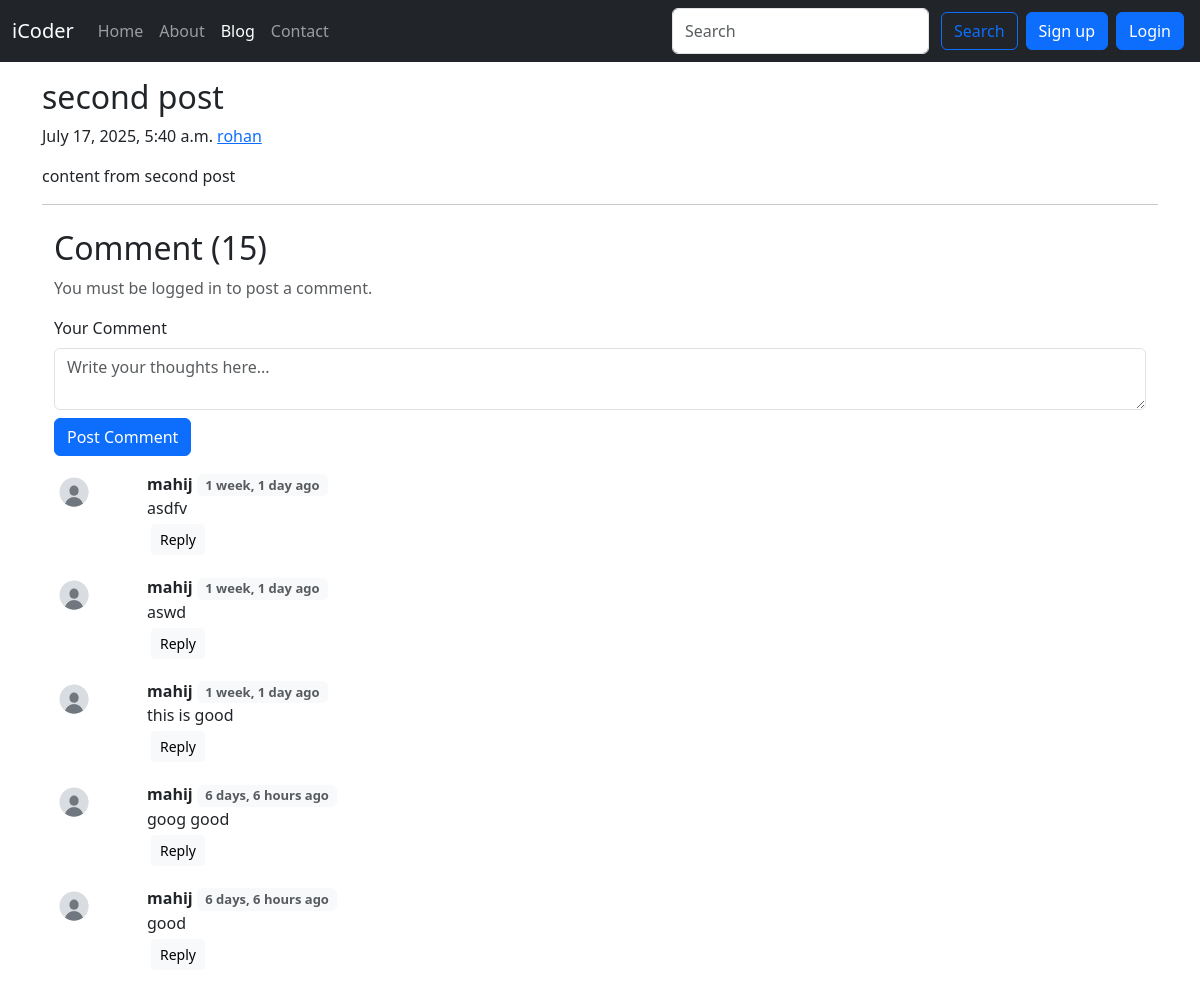
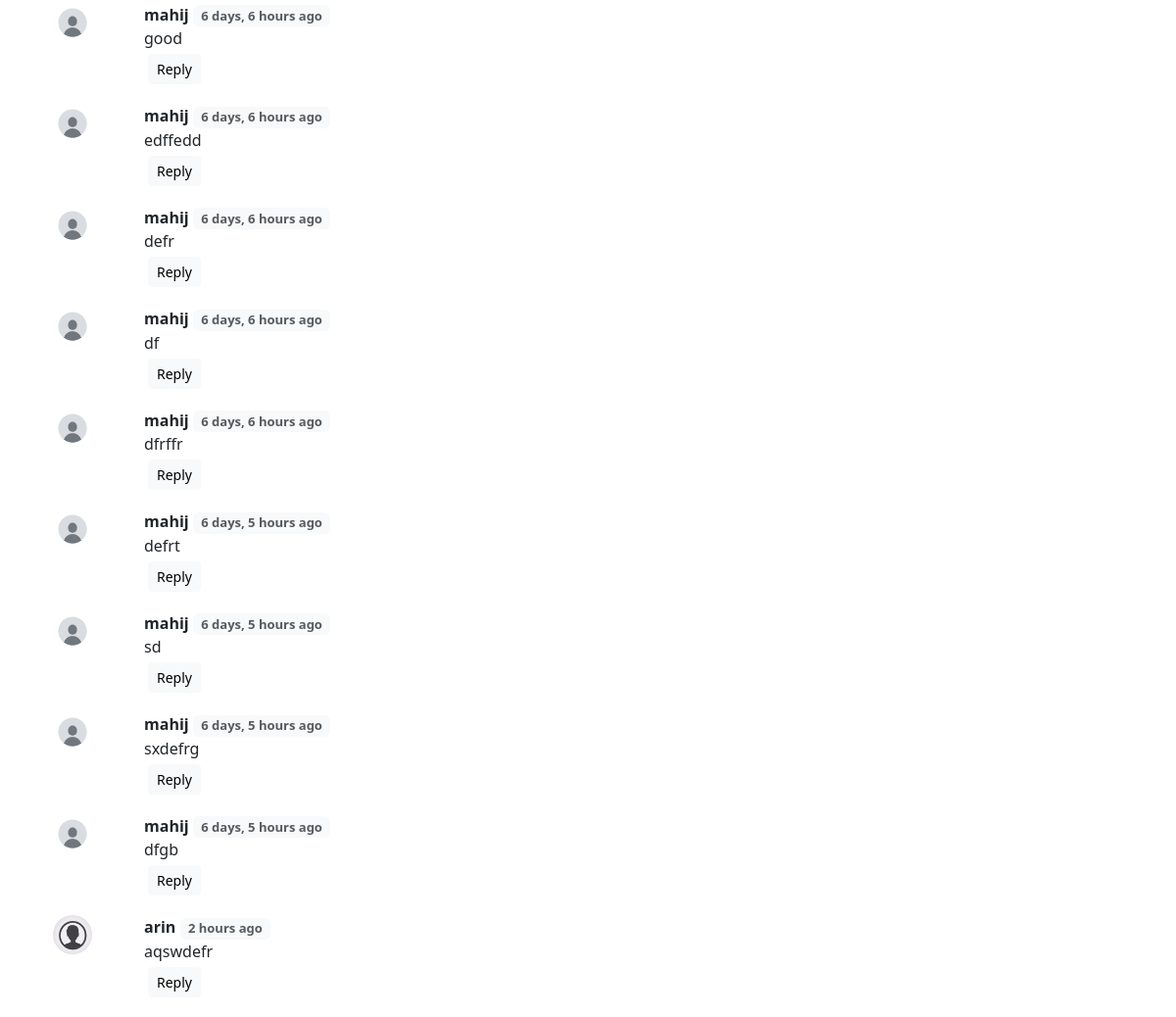
The page /blog/second_post on the database as committed earlier (2 pictures, top to bottom).
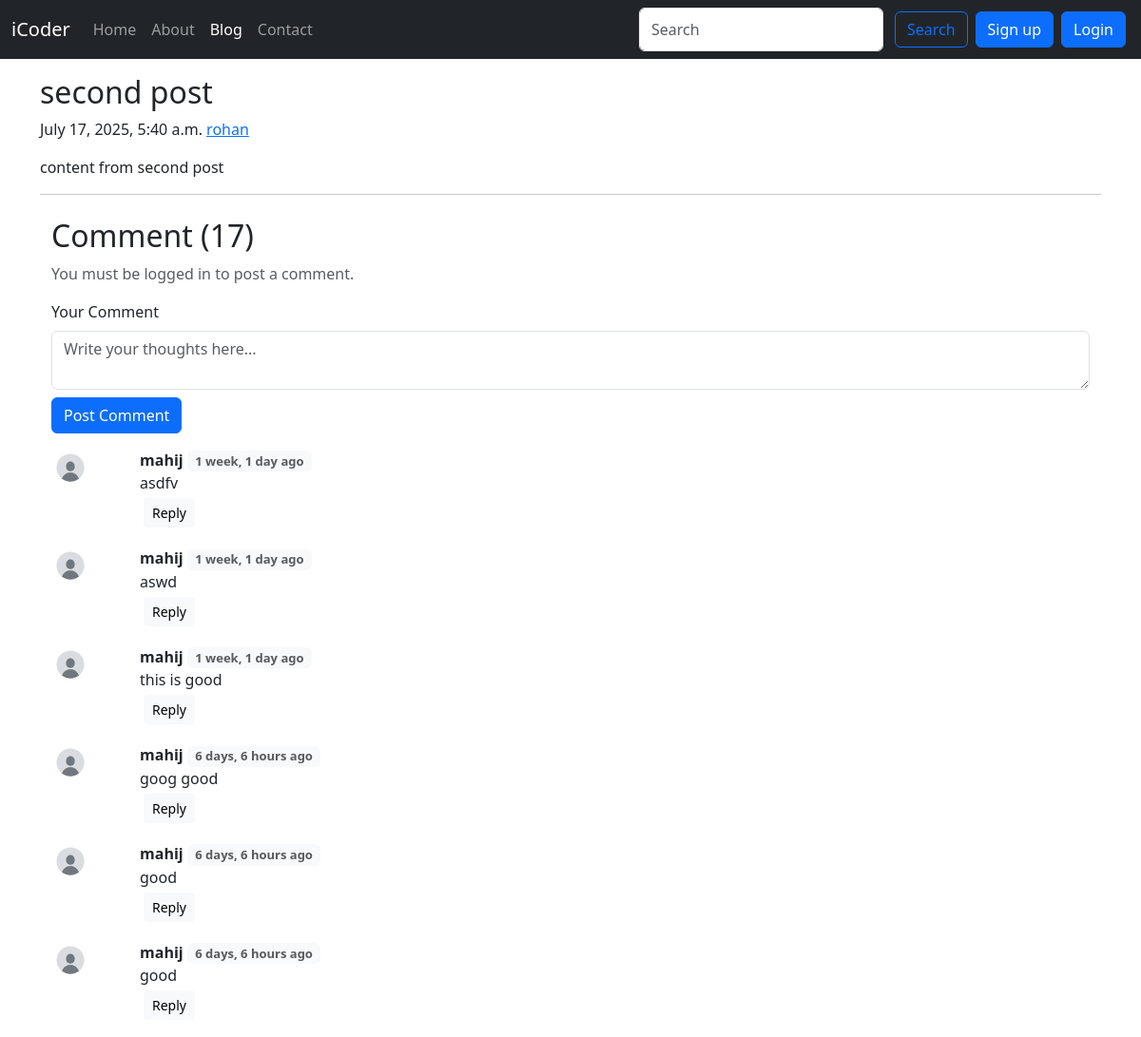
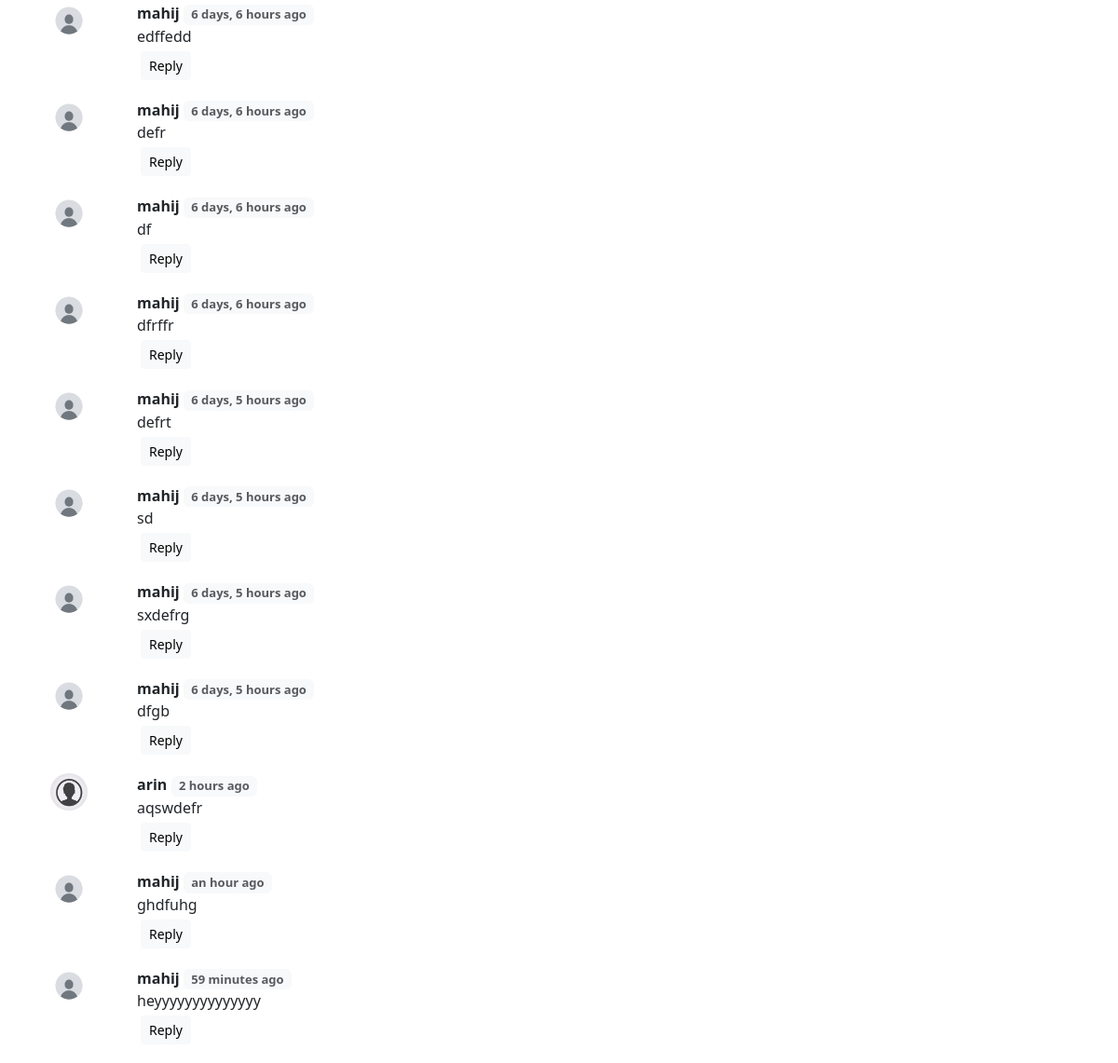
The same page on the database as committed later (2 pictures, top to bottom).
### blog/models.py (models this page shows, shortened)
class Post(models.Model):
    sno = models.AutoField(primary_key=True)
    title = models.CharField(max_length=255)
    content = models.TextField()
    author = models.CharField(max_length=13)
    slug = models.CharField(max_length=130, default="")
    timeStamp = models.DateTimeField(blank=True)

class BlogComment(models.Model):
        sno = models.AutoField(primary_key= True)
        comment = models.TextField()
        user = models.ForeignKey(User, on_delete=models.CASCADE)
        post = models.ForeignKey(Post, on_delete=models.CASCADE)
        parent = models.ForeignKey('self', on_delete=models.CASCADE, null=True, blank=True)
        timestamp = models.DateTimeField(default=now)

### home/models.py (models this page shows, shortened)
class UserProfile(models.Model):
    user = models.OneToOneField(User, on_delete=models.CASCADE)
    phone = models.CharField(max_length=15)
    address = models.TextField()
    dob = models.DateField(null=True, blank=True)
    profile_pic = models.ImageField(upload_to='profile_pics/',blank=True, null=True)

### blog/views.py (the view)
# urls.py: path('<str:slug>', views.blogpost, name='blogpost'),
def blogpost(request, slug):
    post = Post.objects.filter(slug=slug).first()
    comments = BlogComment.objects.filter(post=post, parent=None)
    replies = BlogComment.objects.filter(post=post).exclude(parent=None)
    replyDict = {}
    for reply in replies:
        if reply.sno not in replyDict.keys():
            replyDict[reply.parent.sno] = [reply]
        else:
            replyDict[reply.parent.sno].append(reply)
    context = {
        'post': post,
        'comments': comments,
        'replyDict': replyDict,
        'user': request.user,
        'count': BlogComment.objects.filter(post=post).count()
    }
    return render(request, 'blog/blogpost.html', context)

### blog/templatetags/extras.py (called while the page is built)
@register.filter
def get_profile_pic(user):
    try:
        return user.userprofile.profile_pic.url
    except:
        return '/media/profile_pics/default_user.png'  # fallback

@register.filter
def get_item(dictionary, key):
    if dictionary is None:
        return None
    return dictionary.get(key)

### templates/blog/blogpost.html (shortened to what this page needs)
{% extends 'base.html' %}{% load static %}{% load humanize %}{% load extras %}
{% block blogactive %} active {% endblock blogactive %} {% block body %}
{% load static %}
{% load humanize %}
{% load extras %}
<div class="container my-3">
  <div class="blog-post">
    <h2 class="blog-post-title">{{post.title|safe}}</h2>
    <p class="blog-post-meta">
      {{post.timeStamp}} <a href="/about">{{post.author}}</a>
    </p>
    <p>{{post.content|safe}}</p>
    <hr />
  </div>
  <div class="container">
    <h2 class="mt-4">Comment ({{ comments|length }})</h2>
    <div class="my-2">
      {% if user.is_anonymous %}
      <p class="text-muted">You must be logged in to post a comment.</p>
      {% else %}
      <form method="post" action="{% url 'handle_comment' %}">
      </form>
      {% endif %}
      <form action="{% url 'handle_comment' %}" method="post" class="mt-3">
        <div class="mb-2">
          <label for="commentTextarea" class="form-label">Your Comment</label>
          <textarea
            class="form-control"
            id="commentTextarea"
            name="Comment"
            rows="2"
            placeholder="Write your thoughts here..."
            required
          ></textarea>
        </div>
        <button type="submit" class="btn btn-primary">Post Comment</button>
      </form>
      {% for comment in comments %}
      <div class="row my-3">
        <div class="col-md-1">
           <img src="{{ comment.user|get_profile_pic }}" alt="User Pic" height="40" width="40" style="border-radius: 50%;">
        </div>
        <div class="col-md-11">
          <b>{{comment.user.username}}</b>
          <span class="text-muted badge text-bg-light" style="font-size: small"
            >{{ comment.timestamp|naturaltime }}</span
          >
          <div>{{comment.comment}}</div>
          <div class="reply mx-0">
            <button
              class="btn btn-sm btn-light m-1"
              type="button"
              data-bs-toggle="collapse"
              data-bs-target="#replybox{{ comment.sno }}"
              aria-expanded="false"
              aria-controls="replybox{{ comment.sno }}"
            >
              Reply
            </button>
          </div>
        </div>
      </div>
      {% endfor %}
    </div>
  </div>
</div>
{% endblock body %}

### templates/base.html (shortened to what this page needs)
  <!doctype html>
  <html lang="en">
    <head>
      <link href="https://cdn.jsdelivr.net/npm/bootstrap@5.3.7/dist/css/bootstrap.min.css" rel="stylesheet">
    </head>
    <body>
{% load static %}
      <nav class="navbar navbar-expand-lg navbar-dark bg-dark">
          <div class="container-fluid">
            <a class="navbar-brand" href="/">iCoder</a>
            <div class="collapse navbar-collapse" id="navbarSupportedContent">
              <ul class="navbar-nav me-auto mb-2 mb-lg-0">
                <li class="nav-item">
                  <a class="nav-link {% block homeactive %} {% endblock homeactive %}" aria-current="page" href="/">Home
                  </a>
                </li>
                <li class="nav-item ">
                  <a class="nav-link {% block aboutactive %} {% endblock aboutactive %}" href="/about">About</a>
                </li>
                <li class="nav-item">
                  <a class="nav-link {% block blogactive %} {% endblock blogactive %}" href="/blog">Blog</a>
                </li>
                <li class="nav-item ">
                  <a class="nav-link {% block contactactive %} {% endblock contactactive %}" href="/contact">Contact</a>
                </li>
              </ul>
              <form method="get" action="/search/" class="d-flex" role="search">
                <input class="form-control me-2" type="text" name='query' id='query' placeholder="Search" aria-label="Search"/>
                <button class="btn btn-outline-primary m-1" type="submit">Search</button>
              </form>
            </div>
{% load static %}
    {% if user.is_authenticated %}
        <ul class="navbar-nav mr-2">
          <li class="nav-item dropdown">
           <a class="nav-link dropdown-toggle" href="#" role="button" data-bs-toggle="dropdown" aria-expanded="false">
                    {% csrf_token %}
                <img src="{% if user.profile.profile_pic %}{{ user.profile.profile_pic.url }}{% else %}/media/profile_pics/default_user.png{% endif %}"
                 alt="Profile" width="30" height="30" class="rounded-circle me-2">
                 Welcome {{ user.username }}
                </a>
            <ul class="dropdown-menu">
              <li><a class="dropdown-item" href="/logout">Logout</a></li>
            </ul>
          </li>
        </ul>
  {% else %}
    <button type="button" class="btn btn-primary m-1" data-bs-toggle="modal" data-bs-target="#signupmodal">
      Sign up
    </button>
    <button type="button" class="btn btn-primary m-1" data-bs-toggle="modal" data-bs-target="#loginmodal">
      Login
    </button>
{% endif %}
          </div>
        </nav>
        {% block body %}{% endblock body %}
      </body>
  </html>

Rows that differ between the two databases and show on the page:
added BlogComment: user.username "mahij", timestamp "an hour ago", comment "ghdfuhg"
added BlogComment: user.username "mahij", timestamp "59 minutes ago", comment "heyyyyyyyyyyyyyy"
Other text that changed with them:
{{ comments|length }}: "15" → "17"
